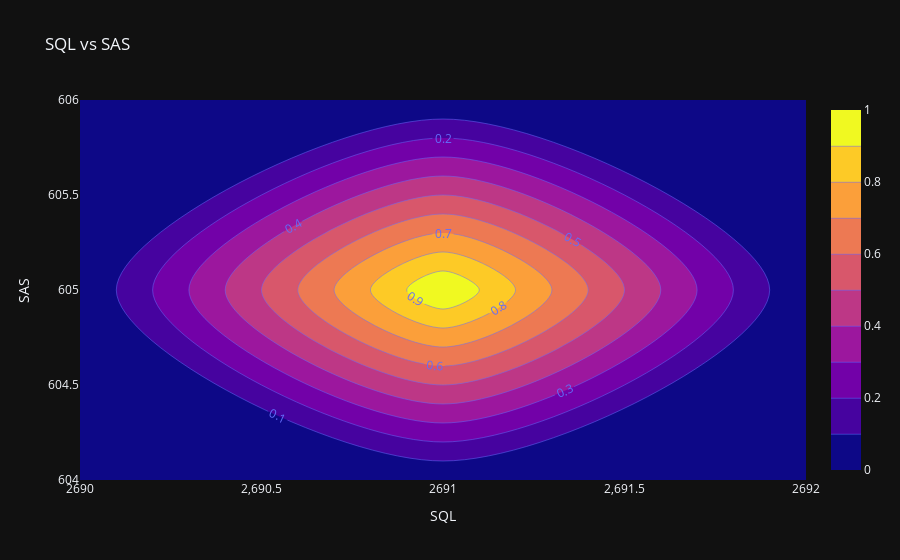

This figure's notebook cell:
### Code cell
sql_vs_sas = px.density_contour(data_frame=technologies_df,
                                   x='SQL', y='SAS',
                                   title='SQL vs SAS')
sql_vs_sas.update_traces(contours_coloring="fill", contours_showlabels = True)
sql_vs_sas.show()

### Figure 1 — Plotly figure (JSON) as saved in the notebook; plotly's stock layout.template omitted (floating-point values rounded to 4 significant figures)
{"data": [{"contours": {"coloring": "fill", "showlabels": true}, "hovertemplate": "SQL=%{x}<br>SAS=%{y}<br>count=%{z}<extra></extra>", "legendgroup": "", "line": {"color": "#636efa"}, "name": "", "showlegend": false, "x": [2691], "xaxis": "x", "xbingroup": "x", "y": [605], "yaxis": "y", "ybingroup": "y", "type": "histogram2dcontour"}], "layout": {"xaxis": {"anchor": "y", "domain": [0.0, 1.0], "title": {"text": "SQL"}}, "yaxis": {"anchor": "x", "domain": [0.0, 1.0], "title": {"text": "SAS"}}, "legend": {"tracegroupgap": 0}, "title": {"text": "SQL vs SAS"}}}
